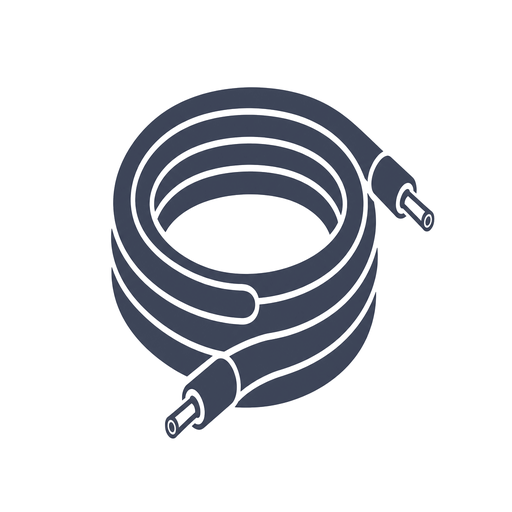
#> input picture scripts/assets/variant-icons/extra-copper-piping.png, 512 x 512 px, found by its file name
$ python -i prepare_appliance_assets.py   (imports and definitions only)
#> lines starting #> are read from the running program, lines starting #| are printed output that depends on the picture
#!/usr/bin/env python3
"""Copy and resize home appliance service images; recolor variant icons to #1A233A."""

from __future__ import annotations

from pathlib import Path

from PIL import Image

BRAND = (26, 35, 58)
SRC = Path("/Users/kamran/.cursor/projects/Users-kamran-Desktop-panun-kaergar/assets")
ROOT = Path(__file__).resolve().parent
SERVICE_IMG = ROOT / "service-images"
VARIANT_IMG = ROOT / "variant-icons"

SERVICE_SLUGS = [
    "ac-installation",
    "ac-repair",
    "ac-servicing",
    "ac-uninstallation",
    "inverter-installation",
    "inverter-repair",
    "cctv-repair",
    "geyser-cleaning",
    "geyser-installation",
    "geyser-repair",
    "tv-installation",
    "tv-repair",
    "refrigerator-installation",
    "refrigerator-repair",
    "fan",
    "induction-heaters",
    "oven",
    "vacum-cleaner",
    "washing-machine-installation",
    "washing-machine-repair",
    "ro-service",
]


def recolor(img: Image.Image) -> Image.Image:
    img = img.convert("RGBA")
    px = img.load()
    w, h = img.size
#> w = 512; h = 512
    for y in range(h):
        for x in range(w):
            r, g, b, a = px[x, y]
            if a < 20:
                px[x, y] = (255, 255, 255, 0)
                continue
            if r > 235 and g > 235 and b > 235:
                px[x, y] = (255, 255, 255, 255)
                continue
            strength = max(0, min(255, 255 - (r + g + b) // 3))
            if strength < 12:
                px[x, y] = (255, 255, 255, 255)
                continue
            blend = strength / 255
            nr = int(255 + (BRAND[0] - 255) * blend)
            ng = int(255 + (BRAND[1] - 255) * blend)
            nb = int(255 + (BRAND[2] - 255) * blend)
            px[x, y] = (nr, ng, nb, 255)
    return img


# [14 lines left out: function save_service_image, not called in this run]


def _pad_to_square(img: Image.Image) -> Image.Image:
    """Letterbox to square before resize so aspect ratio is preserved."""
    img = img.convert("RGBA")
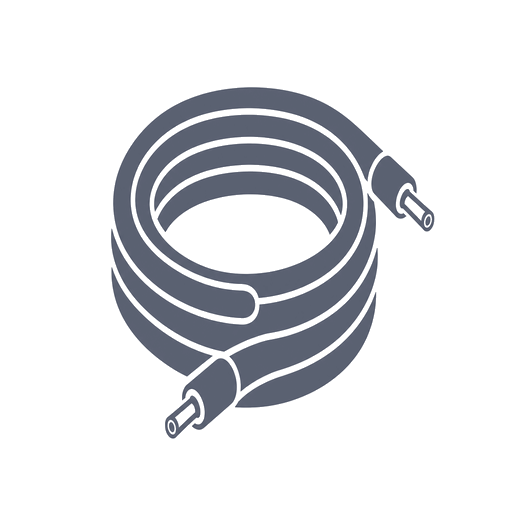
#> img: PIL image 512x512 RGBA; mean R, G, B, A 222.2, 223.5, 226.8, 255
    w, h = img.size
#> w = 512; h = 512
    if w == h:
        return img
    side = max(w, h)
    canvas = Image.new("RGBA", (side, side), (255, 255, 255, 255))
    canvas.paste(img, ((side - w) // 2, (side - h) // 2), img)
    return canvas


def save_variant_icon(src_name: str, out_name: str) -> None:
    src = SRC / src_name
    if not src.is_file():
        raise SystemExit(f"Missing variant source: {src}")
    out = VARIANT_IMG / out_name
    result = _pad_to_square(recolor(Image.open(src)))
    result = result.resize((512, 512), Image.Resampling.LANCZOS)
    result.convert("RGB").save(out, "PNG", optimize=True)
    print(f"Wrote {out}")


# [38 lines left out: function main, not called in this run]


# [2 lines not run here, left out]

>>> result = save_variant_icon('variant-icons/extra-copper-piping.png', 'out.png')

$ run again, on scripts/assets/variant-icons/2-visits-fabric-sofa-cleaning-11-seats.png
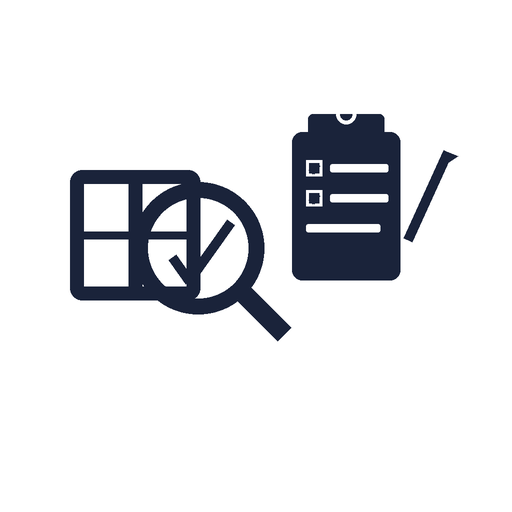
#> input picture scripts/assets/variant-icons/2-visits-fabric-sofa-cleaning-11-seats.png, 512 x 512 px, found by its file name
#> in _pad_to_square, `img = img.convert("RGBA")`:
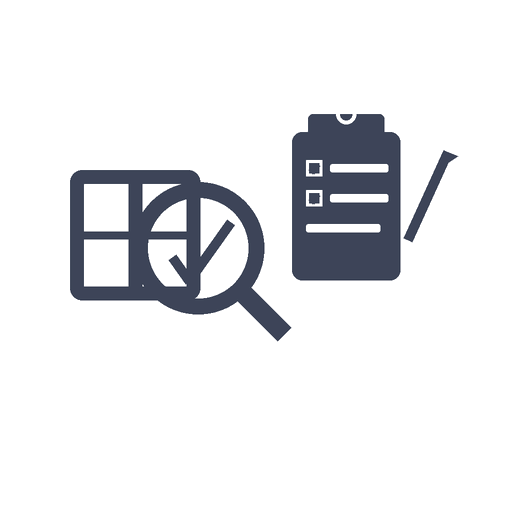
#> img: PIL image 512x512 RGBA; mean R, G, B, A 231.7, 232.6, 235, 255

$ run again, on scripts/assets/variant-icons/ac-repair-unwanted-noisesmell.png
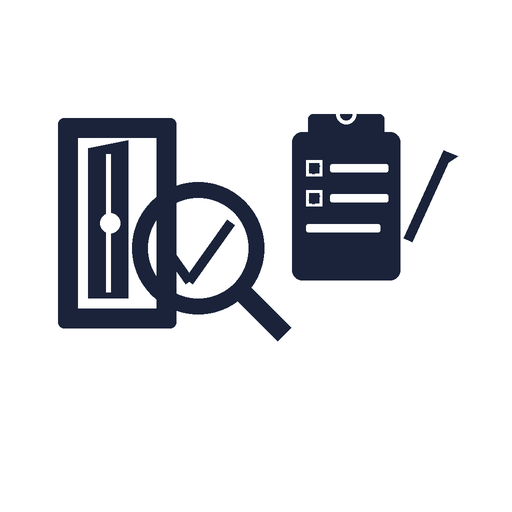
#> input picture scripts/assets/variant-icons/ac-repair-unwanted-noisesmell.png, 512 x 512 px, found by its file name
#> in _pad_to_square, `img = img.convert("RGBA")`:
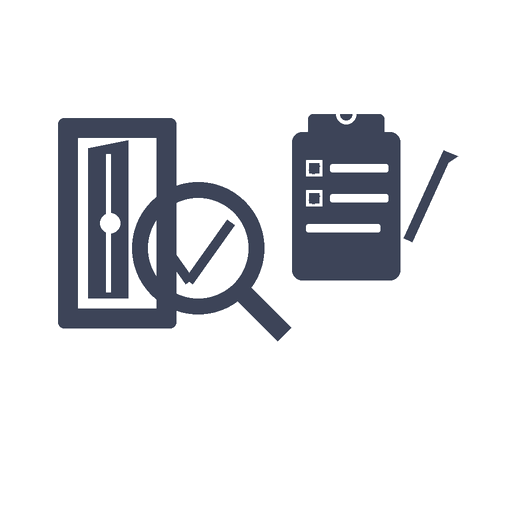
#> img: PIL image 512x512 RGBA; mean R, G, B, A 225.2, 226.3, 229.3, 255
